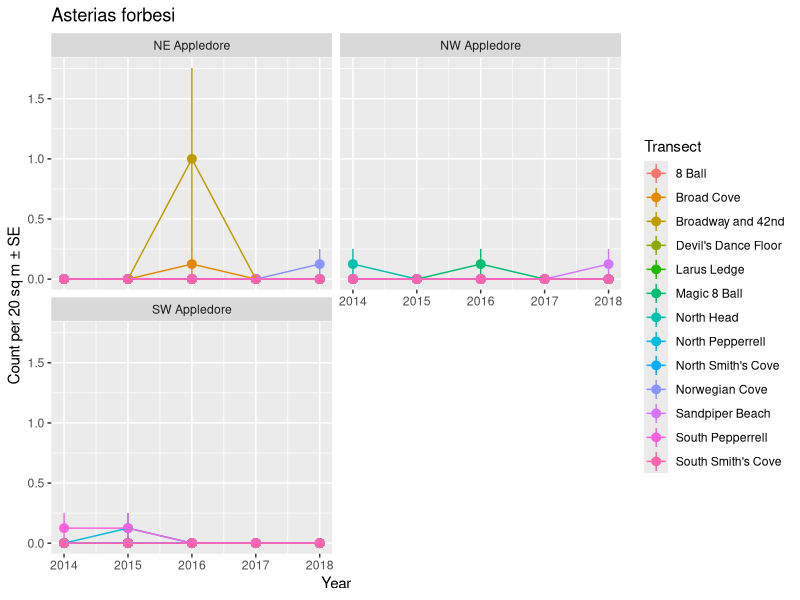
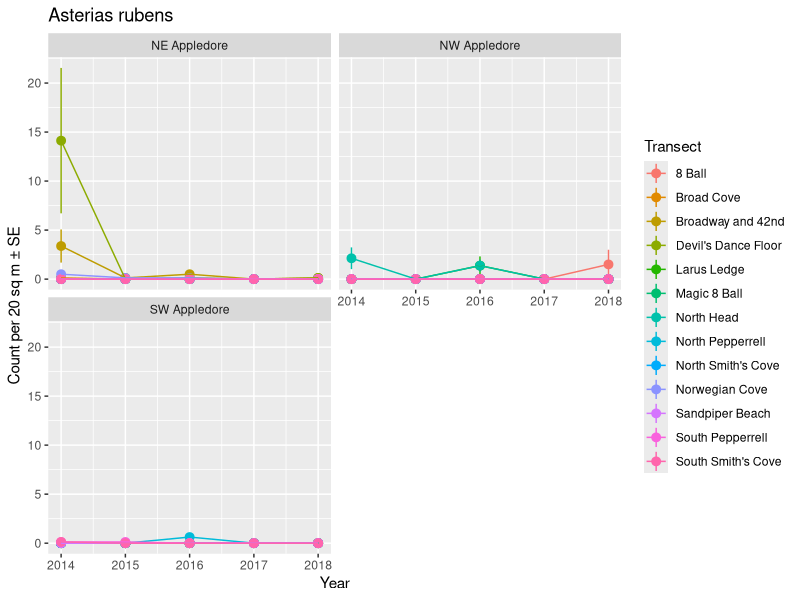
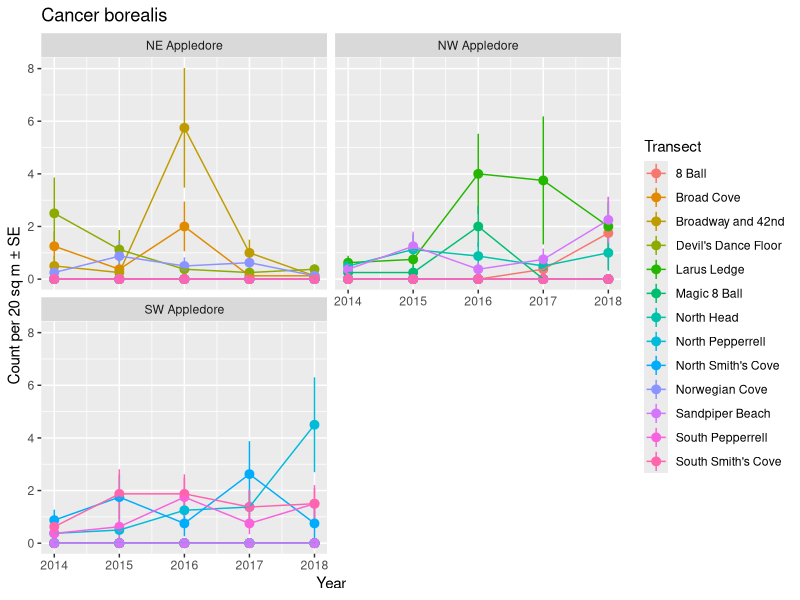
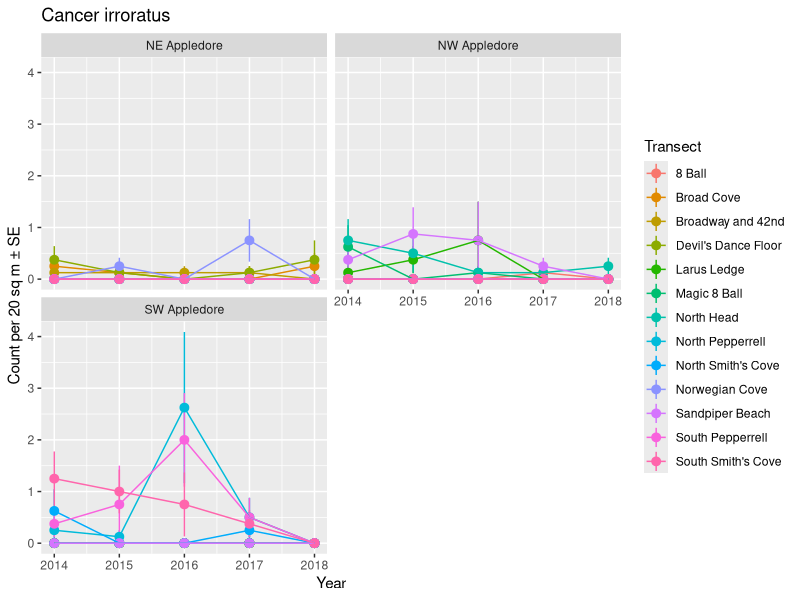
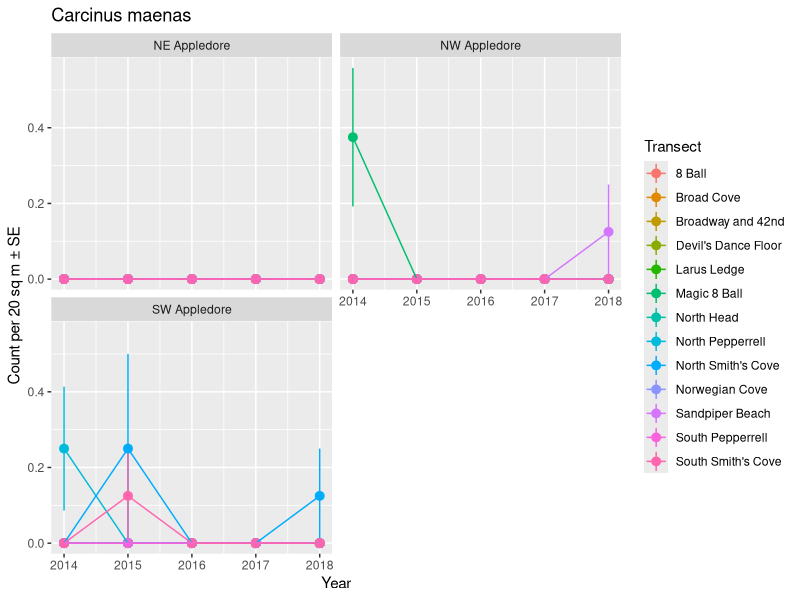
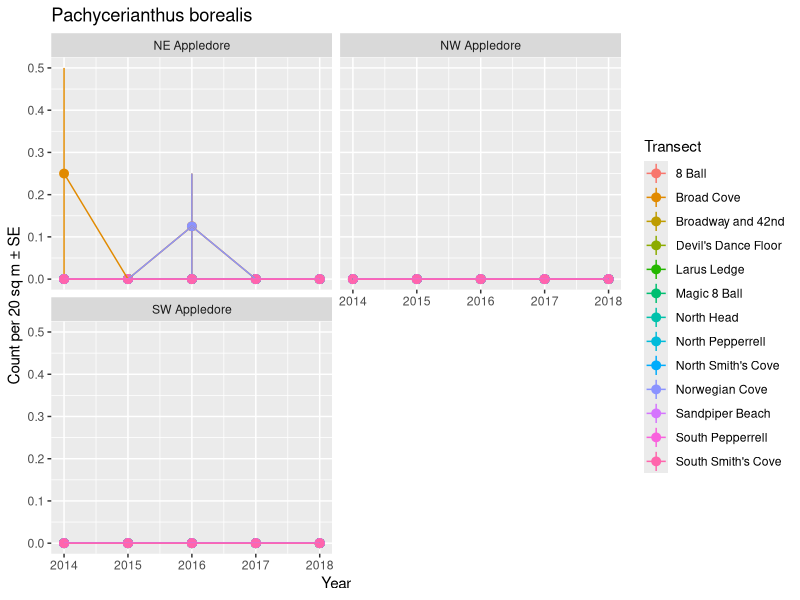
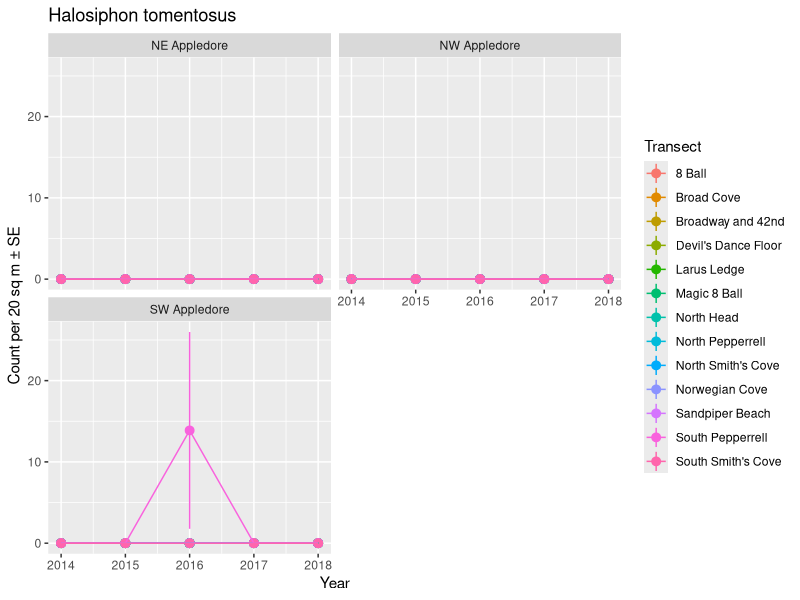
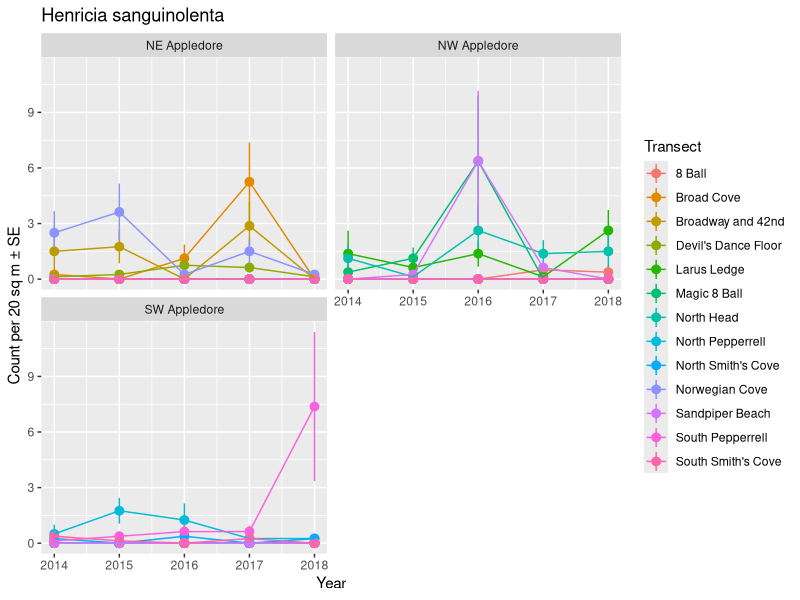

R code for these plots, in order:
## ---- chunk 1
knitr::opts_chunk$set(echo = TRUE)
knitr::opts_knit$set(root.dir = here::here())
## ---- chunk 2
library(dplyr)
library(readr)
library(purrr)
library(ggplot2)
library(glmmTMB)
library(broom.mixed)
library(tidyr)

swath <- read_csv("data/keen/keen_swath.csv") %>%
  tidyr::drop_na(SPECIES) %>%
  filter(is.na(SIZE) | SIZE == "<10cm") %>%
  filter(!(SP_CODE %in% c("CUFR", "CYLU",
                          "MYOC", "MYSC",
                          "ULSP", "TAAD"))) %>% #too few obs
  complete(YEAR, SITE, SP_CODE, 
           TRANSECT, SIDE, QUAD,
           fill = list(COUNT = 0)) %>% #because data is long
  group_by(SP_CODE) %>% #fix NAs creates
  mutate(SPECIES = na.omit(unique(SPECIES)),
         COMMON.NAME = na.omit(unique(COMMON.NAME))) %>%
  ungroup()

knitr::kable(swath %>%
               select(SP_CODE, COMMON.NAME, SPECIES) %>%
               group_by(SP_CODE, COMMON.NAME, SPECIES) %>% 
               slice(1L) %>% 
               ungroup(),
             "html") %>%
  kableExtra::kable_styling()
## ---- chunk 3
tseries_plot <- function(adf){
  
  ggplot(adf,
         aes(y = COUNT, x = YEAR,
             color = TRANSECT)) +
    stat_summary(fun.data = mean_se) +
    stat_summary(fun.data = mean_se, geom = "line") +
    facet_wrap(~SITE, nrow = 2) +
    labs(color = "Transect", 
         y = "Count per 20 sq m ± SE",  x = "Year",
         title = adf$SPECIES[1])
}

tseries_fun <- function(adf){
  glmmTMB(COUNT ~ YEAR * SITE + (1|TRANSECT),
               data = adf,
               family = gaussian)
  
}

generate_output <- function(adf){
  cat(paste0("## ", adf$SPECIES[1], "  \n<br>"))
  
  tseries_plot(adf) %>% print()
  
  tseries_fun(adf) %>% 
    car::Anova(test.statistic  = "Chisq") %>% 
    tidy() %>%
    knitr::kable("html", digits = 3) %>% 
    kableExtra::kable_styling() %>%
    print
  
  cat("\n\n")
}
## ---- chunk 4
walk(split(swath, swath$SP_CODE), generate_output)
